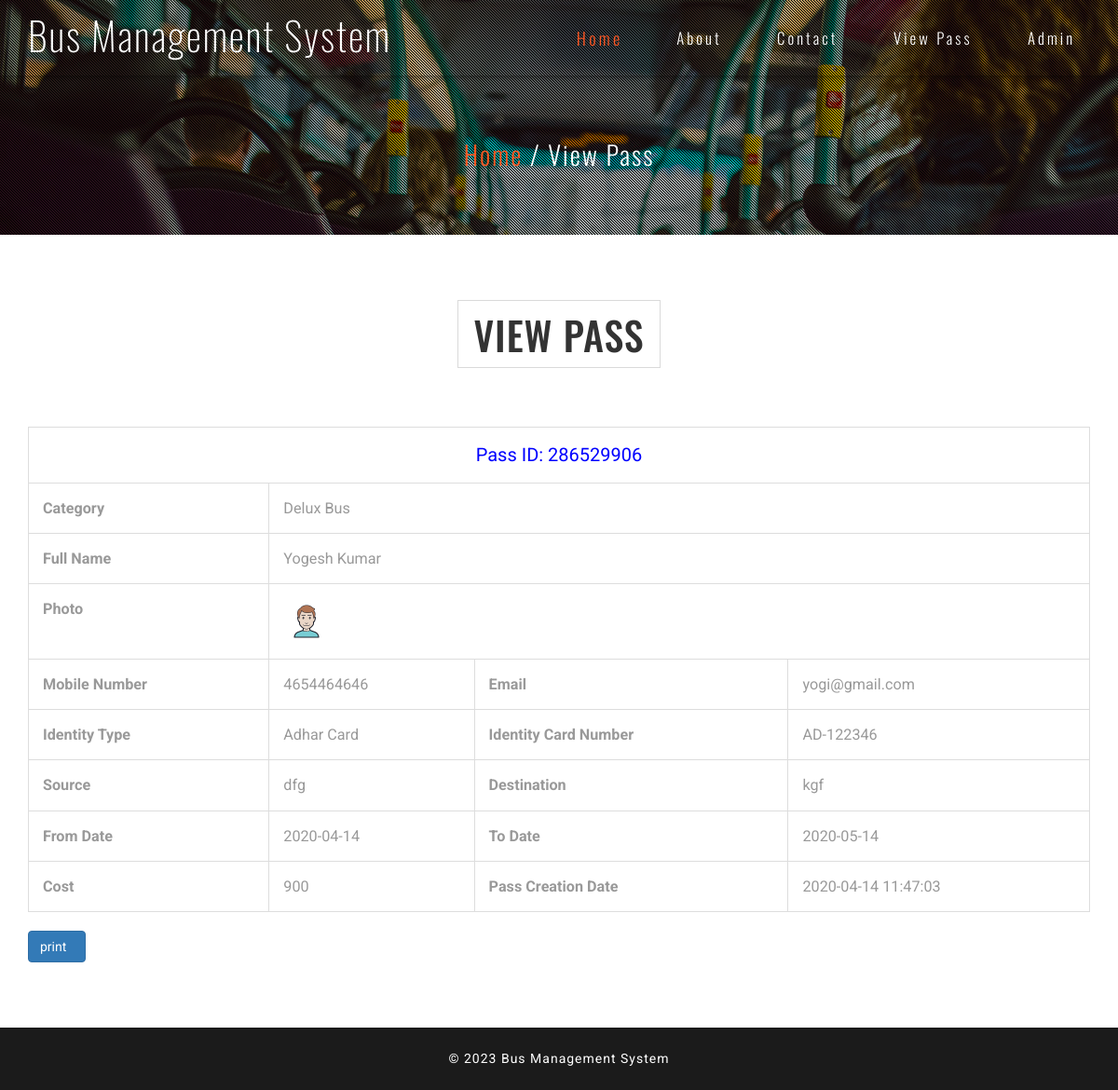
The app's page /view-pass-detail.php?viewid=1 with its own data.
### tables this page shows
CREATE TABLE `tblpass` (
  `ID` int(10) NOT NULL,
  `PassNumber` varchar(200) DEFAULT NULL,
  `FullName` varchar(200) DEFAULT NULL,
  `ProfileImage` varchar(200) DEFAULT NULL,
  `ContactNumber` bigint(10) DEFAULT NULL,
  `Email` varchar(200) DEFAULT NULL,
  `IdentityType` varchar(200) DEFAULT NULL,
  `IdentityCardno` varchar(200) DEFAULT NULL,
  `Category` varchar(100) DEFAULT NULL,
  `Source` varchar(200) DEFAULT NULL,
  `Destination` varchar(200) DEFAULT NULL,
  `FromDate` varchar(200) DEFAULT NULL,
  `ToDate` varchar(200) DEFAULT NULL,
  `Cost` decimal(10,0) DEFAULT NULL,
  `PasscreationDate` timestamp NULL DEFAULT current_timestamp()
);

### view-pass-detail.php (the view, shortened to what this page needs)
<?php
include('includes/dbconnection.php');
?>
<!DOCTYPE html>
<html lang="en">
<head>
<link href="css/bootstrap.css" type="text/css" rel="stylesheet" media="all">
<link href="css/style.css" type="text/css" rel="stylesheet" media="all">
<link href="css/font-awesome.css" rel="stylesheet">
</head>
<body>
	<div class="agileits-banner">
		<div class="bnr-agileinfo">
			<?php include_once('includes/header.php');?>
			<div class="banner-text agileinfo about-bnrtext">
				<div class="container">
					<h2><a href="index.php">Home</a> / View Pass</h2>
				</div>
			</div>
		</div>
	</div>
	<div class="contact agileits">
		<div class="container">
			<div class="agileits-title">
				<h3>View Pass</h3>
			</div>
			<div class="contact-agileinfo">
				<div class="table-responsive" id="divToPrint">
                                 <?php
$vid=$_GET['viewid'];
$sql="SELECT * from  tblpass where ID=$vid";
$query = $dbh -> prepare($sql);
$query->execute();
$results=$query->fetchAll(PDO::FETCH_OBJ);
$cnt=1;
if($query->rowCount() > 0)
{
foreach($results as $row)
{               ?>
                                    <table border="2" class="table table-bordered" style="font-size: 18px;" >
                                    <tr align="center">
<td colspan="6" style="font-size:20px;color:blue">
 Pass ID: <?php  echo ($row->PassNumber);?></td></tr>
   <tr>
        <th scope>Category</th>
    <td colspan="3"><?php  echo ($row->Category);?></td>
  </tr>
<tr>
    <th scope>Full Name</th>
    <td colspan="3"><?php  echo ($row->FullName);?></td>
  </tr>
  <tr>
    <th scope>Photo</th>
    <td colspan="3"><img src="admin/images/<?php  echo ($row->ProfileImage);?>" width="50" height="50"></td>
  </tr>
  <tr>
    <th scope>Mobile Number</th>
    <td><?php  echo ($row->ContactNumber);?></td>
    <th scope>Email</th>
    <td><?php  echo ($row->Email);?></td>
  </tr>
<tr>
    <th scope>Identity Type</th>
    <td><?php  echo ($row->IdentityType);?></td>
    <th scope>Identity Card Number</th>
    <td><?php  echo ($row->IdentityCardno);?></td>
  </tr>
  <tr>
    <th scope>Source</th>
    <td><?php  echo ($row->Source);?></td>
    <th scope>Destination</th>
    <td><?php  echo ($row->Destination);?></td>
  </tr>
<tr>
    <th scope>From Date</th>
    <td><?php  echo ($row->FromDate);?></td>
    <th scope>To Date</th>
    <td><?php  echo ($row->ToDate);?></td>
  </tr>
  <tr>
    <th scope>Cost</th>
    <td><?php  echo ($row->Cost);?></td>
    <th scope>Pass Creation Date</th>
    <td><?php  echo ($row->PasscreationDate);?></td>
  </tr>
   <?php $cnt=$cnt+1;}} ?>
   </table>
  <input type="button" style="padding-right: 20px" class="btn btn-primary" value="print" onclick="PrintDiv();" /></p>
                            </div>
			</div>
		</div>
	</div>
<?php include_once('includes/footer.php');?>
</body>
</html>

### includes/header.php (shortened to what this page needs)
<div class="top-nav w3-agiletop">
                <div class="container">
                    <div class="navbar-header w3llogo">
                        <h1><a href="index.php">Bus Management System</a></h1>
                    </div>
                    <div class="collapse navbar-collapse" id="bs-example-navbar-collapse-1">
                        <div class="w3menu navbar-right">
                            <ul class="nav navbar">
                                <li><a href="index.php" class="active">Home</a></li>
                                <li><a href="about.php">About</a></li>
                                <li><a href="contact.php">Contact</a></li>
                                <li><a href="download-pass.php">View Pass</a></li>
                                <li><a href="admin/index.php">Admin</a></li>
                            </ul>
                        </div>
                        <div class="clearfix"> </div>
                    </div>
                </div>
            </div>

### includes/footer.php
<div class="copy-right">
	<div class="container">
		<p>© 2023 Bus Management System</p>
	</div>
</div>

### css/style.css (style rules this page uses)
body { margin:0; font-family: 'Roboto', sans-serif; background: #fff; }
body a { transition: 0.5s all; -webkit-transition: 0.5s all; -moz-transition: 0.5s all; -o-transition: 0.5s all; -ms-transition: 0.5s all; text-decoration:none; outline:none; }
h1,h2,h3,h4,h5,h6 { margin:0; font-family: 'Oswald', sans-serif; }
p { margin:0; }
ul,label { margin:0; padding:0; }
.agileits-banner { background:url(../images/bg.jpg)no-repeat center 0px; -webkit-background-size:cover; -moz-background-size:cover; -o-background-size:cover; -ms-background-size:cover; background-size:cover; position: relative; }
.bnr-agileinfo { background: url(../images/overlay.png)rgba(0, 0, 0, 0.25) repeat 0px 0px; }
.w3llogo h1 { font-size: 3em; font-weight: 100; letter-spacing: 2px; }
.w3llogo h1 a { display: inline-block; color: #fff; }
.top-nav { z-index: 999; padding: 1em 0 1.5em; -webkit-box-shadow: 0px 0px 5px 2px rgba(0, 0, 0, 0.35); -moz-box-shadow: 0px 0px 5px 2px rgba(0, 0, 0, 0.35); -o-box-shadow: 0px 0px 5px 2px rgba(0, 0, 0, 0.35); -ms-box-shadow: 0px 0px 5px 2px rgba(0, 0, 0, 0.35); box-shadow: 0px 0px 5px 2px rgba(0, 0, 0, 0.35); }
ul.nav.navbar { text-align: center; margin: 1em 0 0; min-height: inherit; }
.top-nav ul li { margin: 0 0 0 4em; display: inline-block; }
.top-nav ul li a { text-decoration: none; letter-spacing: 3px; font-size: 1.2em; color: #fff; position: relative; font-weight: 300; padding: 0; display: inline-block; font-family: 'Oswald', sans-serif; }
.top-nav ul li a:hover, .top-nav ul li a.active { color: #FF5722 !important; -webkit-border-radius: 2px; -moz-border-radius: 2px; border-radius: 2px; -webkit-transform: scale(1.1); -moz-transform: scale(1.1); -o-transform: scale(1.1); -ms-transform: scale(1.1); transform: scale(1.1); }
.navbar-right { margin-right: 0; }
.banner-text { padding: 21em 0; }
.welcome,.services,.gallery,.team,.subscribe,.contact,.testimonials,.video,.codes { padding: 5em 0; }
.agileits-title { text-align: center; }
.agileits-title h3 { font-size: 3em; text-transform: uppercase; margin-bottom: 1.5em; display: inline-block; border: 1px solid #dadada; padding: .3em 0.4em; letter-spacing: 1px; color:#333; }
P { font-size: 1em; color: #777; line-height: 1.8em; }
.copy-right { padding: 1.5em 0; background: #1b1b1b; }
.copy-right p { text-align: center; color: #fff; letter-spacing: 1px; }
.banner-text.agileinfo.about-bnrtext { padding: 5em 0; text-align: center; }
.banner-text.agileinfo.about-bnrtext h2 { font-size: 2em; color: #fff; font-weight: 300; letter-spacing: 2px; }
.banner-text.agileinfo.about-bnrtext h2 a { color: #FF5722; display: inline-block; -webkit-transition:.5s all; -moz-transition:.5s all; -o-transition:.5s all; -ms-transition:.5s all; transition:.5s all; }
.table td, .table>tbody>tr>td, .table>tbody>tr>th, .table>tfoot>tr>td, .table>tfoot>tr>th, .table>thead>tr>td, .table>thead>tr>th { padding: 15px!important; }
.table > thead > tr > th, .table > tbody > tr > th, .table > tfoot > tr > th, .table > thead > tr > td, .table > tbody > tr > td, .table > tfoot > tr > td { font-size: 0.9em; color: #999; border-top: none !important; }
@media (max-width:1280px) { .banner-text { padding: 16em 0; } }

### records on screen
tblpass: PassNumber "286529906", Category "Delux Bus", FullName "Yogesh Kumar", ProfileImage (picture), ContactNumber "4654464646", Email "yogi@gmail.com", IdentityType "Adhar Card", IdentityCardno "AD-122346", Source "dfg", Destination "kgf", FromDate "2020-04-14", ToDate "2020-05-14", Cost "900", PasscreationDate "2020-04-14 11:47:03"
